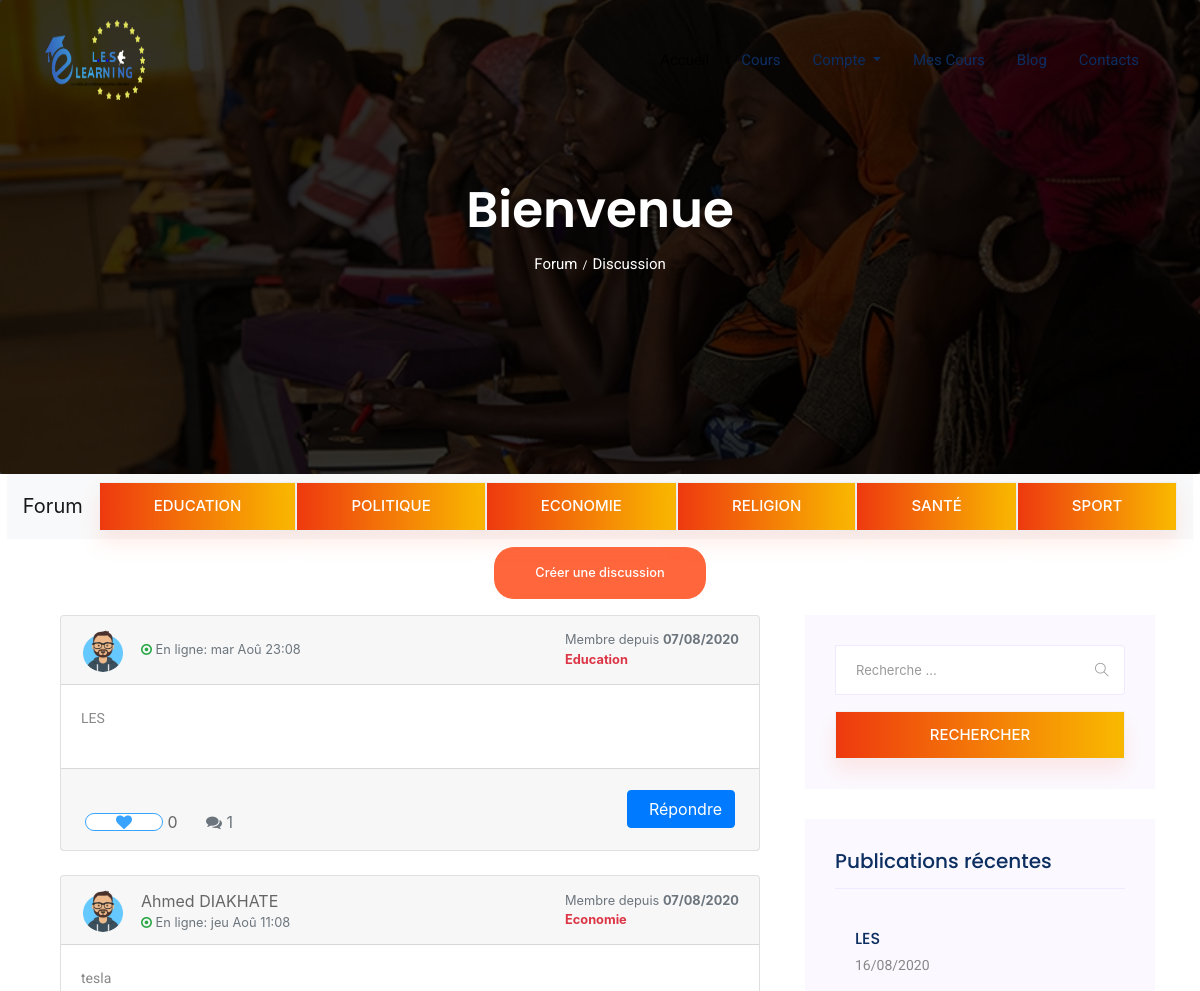
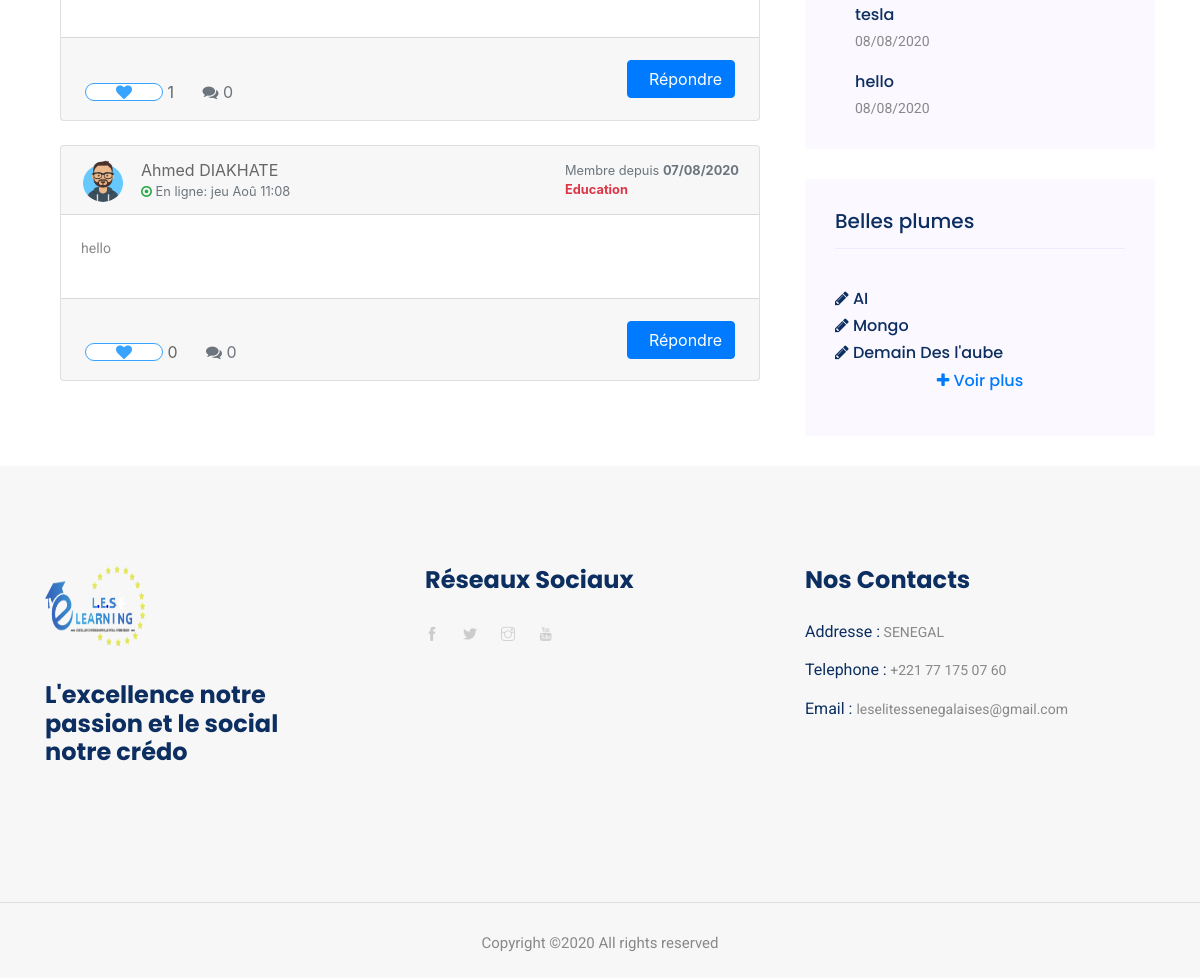
The page /blog/forum on the database its author committed (2 pictures, top to bottom).
### Blog_Forum/models.py (models this page shows, shortened)
class Message(models.Model):
    sjt = (
        ("Politique","politique"),
        ("Education","education"),
        ("Economie","économie"),
        ("Santé","santé"),
        ("Sport","sport"),
        ("Religion","religion")
    )
    subjet = models.CharField(max_length=10,choices=sjt)
    message = models.TextField()
    likes = models.ManyToManyField(User,related_name="likes_message")
    added = models.DateTimeField(auto_now=True)
    author = models.ForeignKey(User,on_delete=models.CASCADE)
    def total_likes(self):
        return self.likes.count()

class Poeme(models.Model):
    titre = models.CharField(max_length=300)
    contenu = models.TextField()
    author_name = models.CharField(blank=True, null=True, max_length=50)
    author_desc = models.CharField(blank=True, null=True, max_length=100)

### Blog_Forum/views.py (the view)
# urls.py: path("forum",views.home_forum,name="forum"),
def home_forum(request):
    query = request.GET.get('q')
    suj_checked = request.GET.get('sujet')
    messages_list = Message.objects.all().order_by('-id')
    r_messages = Message.objects.all().order_by('-id')[:3]
    poemes = Poeme.objects.all().order_by('-id')[:4]
    if suj_checked:
        messages_list = Message.objects.filter(subjet=suj_checked)
    if query:
        messages_list = Message.objects.filter(
            Q(message__icontains=query)|
            Q(author__last_name__icontains=query)|
            Q(author__first_name__icontains=query)
        )
    discuss = {}
    for m in messages_list:
        discuss[m] = Reponse.objects.filter(message=m)
    is_liked = False
    for m in messages_list:
        if m.likes.filter(id=request.user.id).exists():
            is_liked = True
    context = {
        "discuss":discuss.items(),
        "poemes":poemes,
        "is_liked":is_liked,
        "r_messages":r_messages
    }
    return render(request,"Blog_Forum/home_forum.html",context)

### Templates/Blog_Forum/home_forum.html (shortened to what this page needs)
{% extends "Layouts/base.html" %}
{% block content %}
{% load static %}
    <section class="breadcrumb breadcrumb_bg">
        <div class="container">
            <div class="row">
                <div class="col-lg-12">
                    <div class="breadcrumb_iner text-center">
                        <div class="breadcrumb_iner_item">
                            <h2>Bienvenue</h2>
                            <p>Forum<span>/</span>Discussion</p>
                        </div>
                    </div>
                </div>
            </div>
        </div>
    </section>
    <div class="container">
        <div class="row justify-content-center">
            <nav class="navbar navbar-expand-lg navbar-light bg-light">
            <a class="navbar-brand" href="{% url 'forum' %}">Forum</a>
            <form method="GET">
            <div class="collapse navbar-collapse" id="navbarNavAltMarkup">
                <div class="navbar-nav">
                <button class="button rounded-0 primary-bg text-white w-100 btn_1 boxed-btn" type="submit" name="sujet" value="Education">Education</button>
                <button class="button rounded-0 primary-bg text-white w-100 btn_1 boxed-btn" type="submit" name="sujet" value="Politique">Politique</button>
                <button class="button rounded-0 primary-bg text-white w-100 btn_1 boxed-btn" type="submit" name="sujet" value="Economie">Economie</button>
                <button class="button rounded-0 primary-bg text-white w-100 btn_1 boxed-btn" type="submit" name="sujet" value="Religion">Religion</button>
                <button class="button rounded-0 primary-bg text-white w-100 btn_1 boxed-btn" type="submit" name="sujet" value="Santé">Santé</button>
                <button class="button rounded-0 primary-bg text-white w-100 btn_1 boxed-btn" type="submit" name="sujet" value="Sport">Sport</button>
                </div>
            </div>
            </form>
            </nav>
        </div>
    </div>
    <div class="container mt-2 mb-2">
        <div class="row justify-content-center">
            <button type="button" class="genric-btn primary circle e-large" data-toggle="collapse" data-target="#collapseExample" aria-expanded="false" aria-controls="collapseExample">
            Créer une discussion
            </button>
        </div>
    </div>
    <section class="blog_area section-padding mt-3">
        <div class="container">
            <div class="row">
                <div class="col-lg-8 mb-5 mb-lg-0">
                    <div class="blog_left_sidebar">
                    {% for m,rp in discuss %}
                    <div class="col-md-12">
                        <div class="card mb-4">
                            <div class="card-header">
                                <div class="media flex-wrap w-100 align-items-center">
                                    <img src="{% static 'img/default_avatar.png' %}" class="d-block ui-w-40 rounded-circle" alt="" width="44" height="44">
                                    <div class="media-body ml-3"> <a href="#" data-abc="true">{{m.author.first_name}} {{m.author.last_name}}</a>
                                        <div class="text-muted small"><i class="fa fa-dot-circle-o text-success"></i> <span>En ligne:</span> {{m.author.last_login|date:"D M H:m"}}</div>
                                    </div>
                                    <div class="text-muted small ml-3">
                                        <div>Membre depuis <strong>{{m.author.date_joined|date:"d/m/Y"}}</strong></div>
                                        <div><strong class="text-danger">{{m.subjet}}</strong></div>
                                    </div>
                                </div>
                            </div>
                            <div class="card-body">
                                <p>
                                    {{m.message|linebreaksbr}}
                                </p>
                            </div>
                            <div class="card-footer d-flex flex-wrap justify-content-between align-items-center px-0 pt-0 pb-3">
                                <div class="px-4 pt-3"> <a href="#" class="text-muted d-inline-flex align-items-center align-middle" data-abc="true">
                                <form method="POST" action="{% url 'like_msg' %}">
                                {% if is_liked %}
                                <button class="genric-btn danger-border circle arrow" type="submit" name="msg_id" value="{{m.id}}"><i class="fa fa-heart text-danger" style="font-size:16px;"></i></button>&nbsp; <span class="align-middle">{{m.total_likes}}</span> </a> <span class="text-muted d-inline-flex align-items-center align-middle ml-4"> <i class="fa fa-comments text-muted fsize-3"></i>&nbsp; <span class="align-middle">{{rp|length}}</span> </span>
                                {% else %}
                                <button class="genric-btn info-border circle arrow" type="submit" name="msg_id" value="{{m.id}}"><i class="fa fa-heart" style="font-size:16px;"></i></button>&nbsp; <span class="align-middle">{{m.total_likes}}</span> </a> <span class="text-muted d-inline-flex align-items-center align-middle ml-4"> <i class="fa fa-comments text-muted fsize-3"></i>&nbsp; <span class="align-middle">{{rp|length}}</span> </span>
                                {% endif %}
                                </div>
                                <div class="px-4 pt-3"> <button type="button" class="btn btn-primary" data-toggle="collapse" data-target="#collapseRepondreMessage" aria-expanded="false" aria-controls="collapseRepondreMessage">&nbsp; Répondre</button> </div>
                            </div>
                        </div>
                    </div>
                    {% endfor %}
                    </div>
                </div>
                <div class="col-lg-4">
                    <div class="blog_right_sidebar">
                        <aside class="single_sidebar_widget search_widget">
                            <form method="GET">
                                <div class="form-group">
                                    <div class="input-group mb-3">
                                        <input type="text" class="form-control" placeholder='Recherche ...' name="q">
                                        <div class="input-group-append">
                                            <button class="btn" type="button"><i class="ti-search"></i></button>
                                        </div>
                                    </div>
                                </div>
                                <button class="button rounded-0 primary-bg text-white w-100 btn_1 boxed-btn"
                                    type="submit">Rechercher</button>
                            </form>
                        </aside>
                        <aside class="single_sidebar_widget popular_post_widget">
                            <h3 class="widget_title">Publications récentes</h3>
                            {% for rm in r_messages %}
                            <div class="media post_item">
                                <div class="media-body">
                                    <a>
                                        <h3>{{rm.message|truncatewords:"15"}}</h3>
                                    </a>
                                    <p>{{rm.added|date:'d/m/Y'}}</p>
                                </div>
                            </div>
                            {% endfor %}
                        </aside>
                        <aside class="single_sidebar_widget instagram_feeds">
                        <h4 class="widget_title">Belles plumes</h4>
                        <ul class="flex-wrap">
                            {% for p in poemes %}
                            <li>
                            <a href="{% url 'single_poeme' p.id %}">
                                <h6><i class="fa fa-pencil"></i> {{p.titre}}</h6>
                            </a>
                            </li>
                            {% endfor %}
                            <li><a href="{% url 'poemes' %}" class="text-center"><h6 class="text-primary"><i class="fa fa-plus"></i> Voir plus</h6></a></li>
                        </ul>
                        </aside>
                    </div>
                </div>
            </div>
        </div>
    </section>
{% endblock content %}

### Templates/Layouts/base.html (shortened to what this page needs)
{% load static %}
<!doctype html>
<html lang="en">
<head>
    <link rel="stylesheet" href="{% static 'css/bootstrap.min.css' %}">
    <link rel="stylesheet" href="{% static 'css/animate.css' %}">
    <link rel="stylesheet" href="{% static 'css/owl.carousel.min.css' %}">
    <link rel="stylesheet" href="{% static 'css/themify-icons.css' %}">
    <link rel="stylesheet" href="{% static 'css/flaticon.css' %}">
    <link rel="stylesheet" href="{% static 'css/magnific-popup.css' %}">
    <link rel="stylesheet" href="{% static 'css/slick.css' %}">
    <link rel="stylesheet" href="{% static 'css/nice-select.css' %}">
    <link rel="stylesheet" href="{% static 'css/style.css' %}">
    <link rel="stylesheet" href="https://cdnjs.cloudflare.com/ajax/libs/font-awesome/4.7.0/css/font-awesome.min.css">
    <link rel="stylesheet" href="https://stackpath.bootstrapcdn.com/bootstrap/4.5.0/css/bootstrap.min.css">
</head>
<body>
    {% include "Layouts/header.html" %}
    {% block content %}  {% endblock content %}
    {% include "Layouts/footer.html" %}
</body>
</html>

### Templates/Layouts/header.html (shortened to what this page needs)
{% block content %}
{% load static %}
 <header class="main_menu home_menu">
    <div class="container">
        <div class="row align-items-center">
            <div class="col-lg-12">
                <nav class="navbar navbar-expand-lg navbar-light">
                    <a class="navbar-brand" href="{% url 'Accueil' %}"> <img src="{% static 'img/logo2.png'  %}" width="100" height="80" alt="Les-E_Learning"> </a>
                    <div class="collapse navbar-collapse main-menu-item justify-content-end"
                        id="navbarSupportedContent">
                        <ul class="navbar-nav align-items-center">
                            <li class="nav-item active">
                                <a class="nav-link" href="{% url 'Accueil' %}">Accueil</a>
                            </li>
                            <li class="nav-item">
                                <a class="nav-link" href="{% url 'Cours_niveau' %}">Cours</a>
                            </li>
                            <li class="nav-item dropdown">
                                <a class="nav-link dropdown-toggle" href="blog.html" id="navbarDropdown" role="button" data-toggle="dropdown" aria-haspopup="true" aria-expanded="false">
                                    Compte
                                </a>
                            </li>
                            <li class="nav-item">
                                <a class="nav-link" href="{% url 'Tableau_bord' %}" >Mes Cours</a>
                            </li>
                            <li class="nav-item">
                                <a class="nav-link" href="{% url 'list_posts' %}">Blog</a>
                            </li>
                            <li class="nav-item">
                                <a class="nav-link" href="{% url 'Contact' %}">Contacts</a>
                            </li>
                        </ul>
                    </div>
                </nav>
            </div>
        </div>
    </div>
</header>
{% endblock content %}

### Templates/Layouts/footer.html
{% block content %}
{% load static %}
  {% load crispy_forms_tags %}
   <footer class="footer-area">
    <div class="container">
        <div class="row justify-content-between">
            <div class="col-sm-6 col-md-4 col-xl-3">
                <div class="single-footer-widget footer_1">
                    <a href="{% url 'Accueil' %}"> <img src="{% static 'img/logo2.png' %}" alt="" width="100" height="80"> </a>
                    <h4>L'excellence notre passion et le social notre crédo</h4>
                </div>
            </div>
            <div class="col-sm-6 col-md-3 col-xl-3">
                <div class="single-footer-widget footer_2">
                    <h4>Réseaux Sociaux</h4>
                    <div class="social_icon">
                        <a  href="https://web.facebook.com/groups/623660954869978"> <i class="ti-facebook" style="size: 50px;"></i> </a>
                        <a href="https://twitter.com/SenegalaisesLes?s=09"> <i class="ti-twitter-alt"></i> </a>
                        <a href="https://www.instagram.com/invites/contact/?i=1le30ysf6ljat&utm_content=c6fafjd"> <i class="ti-instagram"></i> </a>
                        <a href="https://www.youtube.com/channel/UCrQiYXc1J0eq5AH9ZdtGcxw"> <i class="ti-youtube"></i> </a>
                    </div>
                </div>
            </div>
            <div class="col-xl-4 col-sm-6 col-md-4">
                <div class="single-footer-widget footer_2">
                    <h4>Nos Contacts</h4>
                    <div class="contact_info">
                        <p><span> Addresse :</span> SENEGAL </p>
                        <p><span> Telephone :</span> +221 77 175 07 60</p>
                        <p><span>Email : </span>leselitessenegalaises@gmail.com </p>
                    </div>
                </div>
            </div>
        </div>
    </div>
    <div class="container-fluid">
        <div class="row">
            <div class="col-lg-12">
                <div class="copyright_part_text text-center">
                    <div class="row">
                        <div class="col-lg-12">
                            <p class="footer-text m-0">
                                Copyright &copy;2020 All rights reserved
                        </div>
                    </div>
                </div>
            </div>
        </div>
    </div>
</footer>
{% endblock content %}

### rows shown on the page
Message: author.last_login "mar Aoû 23:08", author.date_joined "07/08/2020", subjet "Education", message "LES", total_likes "0", rp "1", added "16/08/2020"
Message: author.first_name "Ahmed", author.last_name "DIAKHATE", author.last_login "jeu Aoû 11:08", author.date_joined "07/08/2020", subjet "Economie", message "tesla", total_likes "1", rp "0", added "08/08/2020"
Message: author.first_name "Ahmed", author.last_name "DIAKHATE", author.last_login "jeu Aoû 11:08", author.date_joined "07/08/2020", subjet "Education", message "hello", total_likes "0", rp "0", added "08/08/2020"
Poeme: titre "AI"
Poeme: titre "Mongo"
Poeme: titre "Demain Des l'aube"
